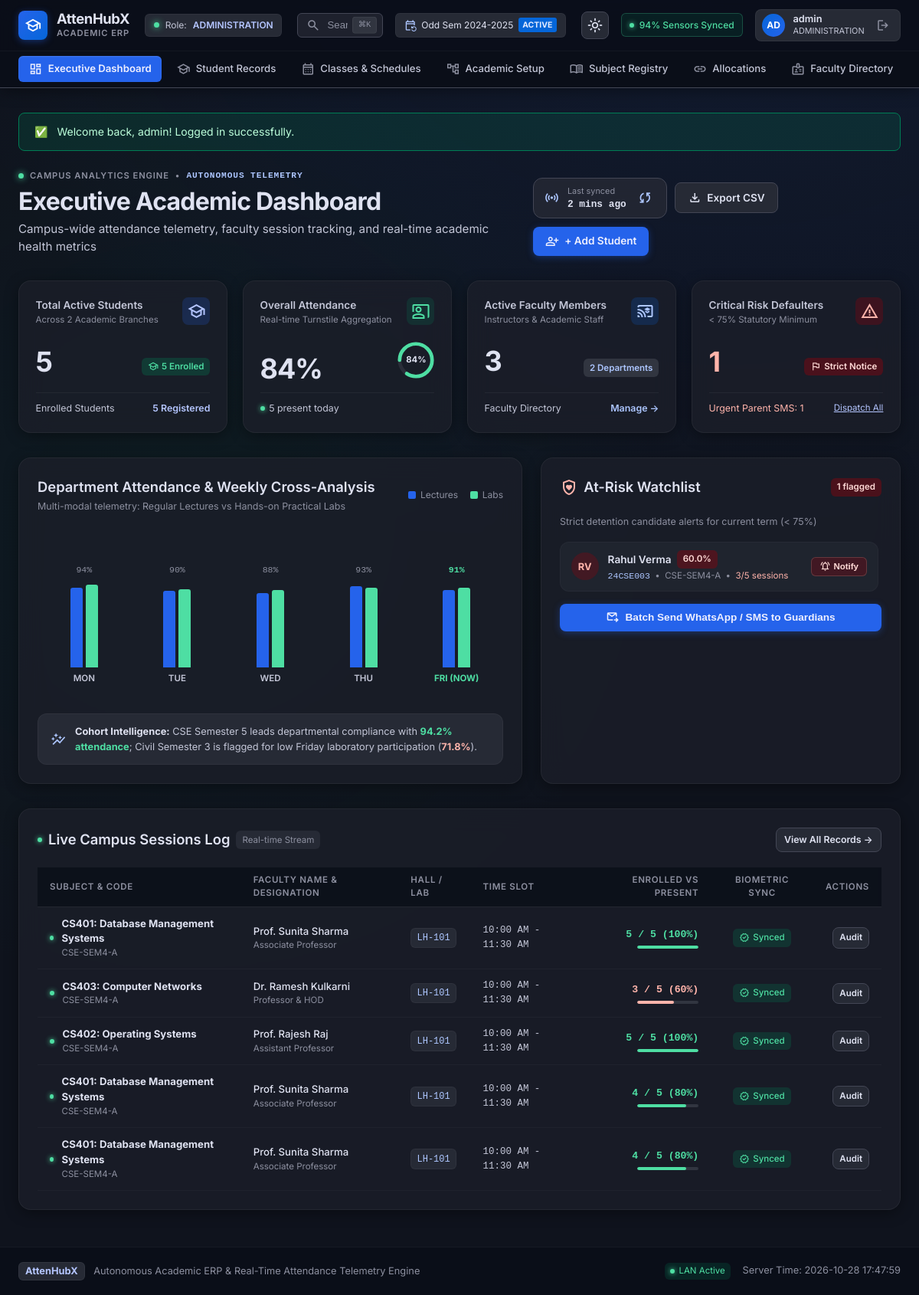
Page /admin/dashboard.php (signed in) on the committed database.
### tables this page shows
CREATE TABLE `students` (
    `id` BIGINT UNSIGNED AUTO_INCREMENT PRIMARY KEY,
    `user_id` BIGINT UNSIGNED UNIQUE NOT NULL,
    `student_id` VARCHAR(30) UNIQUE NOT NULL,
    `first_name` VARCHAR(100) NOT NULL,
    `last_name` VARCHAR(100) NULL,
    `date_of_birth` DATE NULL,
    `admission_number` VARCHAR(50) UNIQUE NULL,
    `joined_at` DATE NULL,
    `status` VARCHAR(30) NOT NULL DEFAULT 'ACTIVE',
    `created_at` DATETIME NOT NULL DEFAULT CURRENT_TIMESTAMP,
    `updated_at` DATETIME NOT NULL DEFAULT CURRENT_TIMESTAMP ON UPDATE CURRENT_TIMESTAMP,
    FOREIGN KEY (`user_id`) REFERENCES `users`(`id`) ON DELETE RESTRICT,
    INDEX `idx_students_status` (`status`)
);

CREATE TABLE `class_sessions` (
    `id` BIGINT UNSIGNED AUTO_INCREMENT PRIMARY KEY,
    `class_id` BIGINT UNSIGNED NOT NULL,
    `class_subject_id` BIGINT UNSIGNED NOT NULL,
    `session_date` DATE NOT NULL,
    `period_number` TINYINT NOT NULL,
    `assigned_teacher_id` BIGINT UNSIGNED NOT NULL,
    `conducted_by_teacher_id` BIGINT UNSIGNED NOT NULL,
    `contact_hours` DECIMAL(5,2) DEFAULT 1.00,
    `status` VARCHAR(30) NOT NULL DEFAULT 'CONDUCTED',
    `source` VARCHAR(30) NOT NULL DEFAULT 'DIRECT_ENTRY',
    `created_at` DATETIME NOT NULL DEFAULT CURRENT_TIMESTAMP,
    `updated_at` DATETIME NOT NULL DEFAULT CURRENT_TIMESTAMP ON UPDATE CURRENT_TIMESTAMP,
    FOREIGN KEY (`class_id`) REFERENCES `classes`(`id`) ON DELETE RESTRICT,
    FOREIGN KEY (`class_subject_id`) REFERENCES `class_subjects`(`id`) ON DELETE RESTRICT,
    FOREIGN KEY (`assigned_teacher_id`) REFERENCES `teachers`(`id`) ON DELETE RESTRICT,
    FOREIGN KEY (`conducted_by_teacher_id`) REFERENCES `teachers`(`id`) ON DELETE RESTRICT,
    INDEX `idx_sessions_class_date` (`class_id`, `session_date`),
    INDEX `idx_sessions_subject_date` (`class_subject_id`, `session_date`),
    INDEX `idx_sessions_teacher_date` (`conducted_by_teacher_id`, `session_date`)
);

CREATE TABLE `classes` (
    `id` BIGINT UNSIGNED AUTO_INCREMENT PRIMARY KEY,
    `admission_batch_id` BIGINT UNSIGNED NOT NULL,
    `semester_id` BIGINT UNSIGNED NOT NULL,
    `section_name` VARCHAR(20) NOT NULL,
    `class_code` VARCHAR(50) UNIQUE NULL,
    `is_active` BOOLEAN DEFAULT TRUE,
    `created_at` DATETIME NOT NULL DEFAULT CURRENT_TIMESTAMP,
    `updated_at` DATETIME NOT NULL DEFAULT CURRENT_TIMESTAMP ON UPDATE CURRENT_TIMESTAMP,
    UNIQUE KEY `uk_batch_sem_sec` (`admission_batch_id`, `semester_id`, `section_name`),
    FOREIGN KEY (`admission_batch_id`) REFERENCES `admission_batches`(`id`) ON DELETE RESTRICT,
    FOREIGN KEY (`semester_id`) REFERENCES `semesters`(`id`) ON DELETE RESTRICT,
    INDEX `idx_classes_batch` (`admission_batch_id`),
    INDEX `idx_classes_sem` (`semester_id`)
);

CREATE TABLE `teachers` (
    `id` BIGINT UNSIGNED AUTO_INCREMENT PRIMARY KEY,
    `user_id` BIGINT UNSIGNED UNIQUE NOT NULL,
    `teacher_id` VARCHAR(30) UNIQUE NOT NULL,
    `first_name` VARCHAR(100) NOT NULL,
    `last_name` VARCHAR(100) NULL,
    `designation` VARCHAR(100) NULL,
    `department_id` BIGINT UNSIGNED DEFAULT NULL,
    `joined_at` DATE NULL,
    `status` VARCHAR(30) NOT NULL DEFAULT 'ACTIVE',
    `created_at` DATETIME NOT NULL DEFAULT CURRENT_TIMESTAMP,
    `updated_at` DATETIME NOT NULL DEFAULT CURRENT_TIMESTAMP ON UPDATE CURRENT_TIMESTAMP,
    FOREIGN KEY (`user_id`) REFERENCES `users`(`id`) ON DELETE RESTRICT,
    FOREIGN KEY (`department_id`) REFERENCES `departments`(`id`) ON DELETE RESTRICT,
    INDEX `idx_teachers_status` (`status`)
);

### admin/dashboard.php (the view, shortened to what the rows shown need)
<?php
require_once __DIR__ . '/../includes/header.php';
$db = get_db();
$risk_stmt = $db->query("
    SELECT
        st.id,
        st.student_id,
        st.admission_number,
        CONCAT(st.first_name, ' ', COALESCE(st.last_name, '')) AS student_name,
        COALESCE(c.class_code, c.section_name, 'Unassigned') AS class_name,
        COUNT(a.id) AS total_sessions,
        SUM(CASE WHEN a.status = 'PRESENT' THEN 1 ELSE 0 END) AS present_sessions,
        ROUND((SUM(CASE WHEN a.status = 'PRESENT' THEN 1 ELSE 0 END) / COUNT(a.id)) * 100, 1) AS attendance_pct
    FROM attendance_records a
    JOIN class_sessions cs ON a.class_session_id = cs.id
    JOIN students st ON a.student_id = st.id
    LEFT JOIN student_enrollments se ON st.id = se.student_id AND se.status = 'ACTIVE'
    LEFT JOIN classes c ON se.class_id = c.id
    WHERE cs.status = 'CONDUCTED'
    GROUP BY st.id, st.student_id, st.admission_number, st.first_name, st.last_name, c.class_code, c.section_name
    HAVING total_sessions > 0 AND attendance_pct < 75.0
    ORDER BY attendance_pct ASC
    LIMIT 6
");
$risk_students = $risk_stmt->fetchAll();
$sessions_stmt = $db->query("
    SELECT
        cs.id, cs.session_date, cs.period_number, cs.status,
        c.class_code, c.section_name, sub.name AS subject_name, sub.code AS subject_code,
        CONCAT(t.first_name, ' ', COALESCE(t.last_name, '')) AS teacher_name,
        t.designation,
        (SELECT COUNT(*) FROM attendance_records WHERE class_session_id = cs.id) AS student_count,
        (SELECT COUNT(*) FROM attendance_records WHERE class_session_id = cs.id AND status = 'PRESENT') AS present_count
    FROM class_sessions cs
    JOIN classes c ON cs.class_id = c.id
    JOIN class_subjects csub ON cs.class_subject_id = csub.id
    JOIN subjects sub ON csub.subject_id = sub.id
    JOIN teachers t ON cs.conducted_by_teacher_id = t.id
    ORDER BY cs.session_date DESC, cs.period_number DESC
    LIMIT 5
");
$recent_sessions = $sessions_stmt->fetchAll();
?>
<div class="stitch-hero">
    <div>
        <h1 class="hero-title">Executive Academic Dashboard</h1>
    </div>
</div>
<div class="split-dashboard-row">
    <div class="panel-card">
        <div class="panel-header">
            <div>
                <h2 class="panel-title">Department Attendance & Weekly Cross-Analysis</h2>
            </div>
        </div>
    </div>
    <div class="panel-card">
        <div class="panel-header">
            <div style="display: flex; align-items: center; gap: 0.45rem;">
                <h2 class="panel-title">At-Risk Watchlist</h2>
            </div>
        </div>
        <div class="watchlist-scroll">
            <?php if (empty($risk_students)): ?>
                <div style="padding: 2.5rem 1rem; text-align: center; color: var(--outline);">
                    <span class="material-symbols-outlined" style="font-size: 38px; color: var(--tertiary); display: block; margin-bottom: 0.5rem;">verified</span>
                    <strong style="color: var(--on-surface);">No Defaulters Flagged</strong>
                    <p style="font-size: 0.78rem; margin-top: 0.25rem;">All students meet or exceed the mandatory attendance threshold.</p>
                </div>
            <?php else: ?>
                <?php foreach ($risk_students as $st): ?>
                    <?php
                        $initials = '';
                        $parts = explode(' ', $st['student_name']);
                        foreach ($parts as $p) {
                            if (!empty($p)) $initials .= strtoupper($p[0]);
                        }
                        $initials = substr($initials, 0, 2);
                    ?>
                    <div class="watchlist-item">
                        <div class="student-meta-group">
                            <div class="student-initials-badge"><?= $initials ?></div>
                            <div class="student-details">
                                <div class="student-name-row">
                                    <span class="student-name"><?= e($st['student_name']) ?></span>
                                    <span class="bento-badge badge-red"><?= $st['attendance_pct'] ?>%</span>
                                </div>
                                <div class="student-subinfo">
                                    <span style="font-family: monospace; color: var(--secondary);"><?= e($st['student_id']) ?></span>
                                    <span>•</span>
                                    <span><?= e($st['class_name']) ?></span>
                                    <span>•</span>
                                    <span style="color: var(--error);"><?= $st['present_sessions'] ?>/<?= $st['total_sessions'] ?> sessions</span>
                                </div>
                            </div>
                        </div>
                        <button class="btn-notify-pill" onclick="alert('Notification sent to guardian of <?= addslashes($st['student_name']) ?>')">
                            <span class="material-symbols-outlined" style="font-size: 14px;">notifications_active</span> Notify
                        </button>
                    </div>
                <?php endforeach; ?>
            <?php endif; ?>
        </div>
    </div>
</div>
<div class="table-panel">
    <div class="panel-header">
        <div style="display: flex; align-items: center; gap: 0.5rem;">
            <h2 class="panel-title">Live Campus Sessions Log</h2>
        </div>
    </div>
    <div class="table-responsive">
        <table class="stitch-table">
            <thead>
                <tr>
                    <th>Subject & Code</th>
                    <th>Faculty Name & Designation</th>
                    <th>Hall / Lab</th>
                    <th>Time Slot</th>
                    <th style="text-align: right;">Enrolled vs Present</th>
                    <th style="text-align: center;">Biometric Sync</th>
                    <th style="text-align: right;">Actions</th>
                </tr>
            </thead>
            <tbody>
                <?php if (empty($recent_sessions)): ?>
                    <tr>
                        <td colspan="7" style="text-align: center; color: var(--outline); padding: 2.5rem 1rem;">
                            <span class="material-symbols-outlined" style="font-size: 32px; color: var(--outline); display: block; margin-bottom: 0.35rem;">calendar_today</span>
                            No class sessions recorded yet today.
                        </td>
                    </tr>
                <?php else: ?>
                    <?php foreach ($recent_sessions as $sess): ?>
                    <?php
                        $sess_total = $sess['student_count'] ?? 0;
                        $sess_pres = $sess['present_count'] ?? 0;
                        $s_pct = $sess_total > 0 ? round(($sess_pres / $sess_total) * 100, 1) : 0;
                        $is_synced = !isset($sess['synced']) || $sess['synced'];
                    ?>
                    <tr>
                        <td>
                            <div style="display: flex; align-items: center; gap: 0.65rem;">
                                <span class="dot-green"></span>
                                <div style="display: flex; flex-direction: column;">
                                    <strong style="color: var(--on-surface);"><?= e($sess['subject_code']) ?>: <?= e($sess['subject_name']) ?></strong>
                                    <span style="font-size: 0.72rem; color: var(--outline);"><?= e($sess['class_code'] ?? 'Class') ?></span>
                                </div>
                            </div>
                        </td>
                        <td>
                            <div style="display: flex; flex-direction: column;">
                                <span style="font-weight: 500;"><?= e($sess['teacher_name']) ?></span>
                                <span style="font-size: 0.72rem; color: var(--outline);"><?= e($sess['designation'] ?? 'Faculty') ?></span>
                            </div>
                        </td>
                        <td>
                            <span class="venue-badge"><?= e($sess['hall'] ?? 'LH-101') ?></span>
                        </td>
                        <td style="font-family: monospace; color: var(--on-surface-variant); font-size: 0.78rem;">
                            <?= e($sess['time_slot'] ?? '10:00 AM - 11:30 AM') ?>
                        </td>
                        <td style="text-align: right;">
                            <div style="display: flex; flex-direction: column; align-items: flex-end;">
                                <strong style="color: <?= $s_pct >= 75 ? 'var(--tertiary)' : 'var(--error)' ?>; font-family: monospace;">
                                    <?= $sess_pres ?> / <?= $sess_total ?> (<?= $s_pct ?>%)
                                </strong>
                                <div style="width: 80px; height: 4px; background: var(--surface-container-highest); border-radius: 2px; margin-top: 4px; overflow: hidden;">
                                    <div style="width: <?= $s_pct ?>%; height: 100%; background: <?= $s_pct >= 75 ? 'var(--tertiary)' : 'var(--error)' ?>; border-radius: 2px;"></div>
                                </div>
                            </div>
                        </td>
                        <td style="text-align: center;">
                            <?php if ($is_synced): ?>
                                <span class="sync-status-tag sync-synced">
                                    <span class="material-symbols-outlined" style="font-size: 13px;">verified</span> Synced
                                </span>
                            <?php else: ?>
                                <span class="sync-status-tag sync-pending">
                                    <span class="material-symbols-outlined" style="font-size: 13px;">pending</span> Pending
                                </span>
                            <?php endif; ?>
                        </td>
                        <td style="text-align: right;">
                            <a href="<?= base_url('admin/attendance_records.php') ?>" class="btn btn-secondary btn-sm" style="padding: 0.25rem 0.5rem; font-size: 0.72rem;">
                                Audit
                            </a>
                        </td>
                    </tr>
                <?php endforeach; ?>
                <?php endif; ?>
            </tbody>
        </table>
    </div>
</div>
<?php require_once __DIR__ . '/../includes/footer.php'; ?>

### rows in the picture
students: initials "RV", student_name "Rahul Verma", attendance_pct "60.0", student "24CSE003", class_name "CSE-SEM4-A", present_sessions "3", total_sessions "5"
class_sessions: subject_code "CS401", subject_name "Database Management Systems", class.class_code "CSE-SEM4-A", teacher_name "Prof. Sunita Sharma", assigned_teacher.designation "Associate Professor", hall "LH-101", time_slot "10:00 AM - 11:30 AM", sess_pres "5", sess_total "5", s_pct "100"
class_sessions: subject_code "CS403", subject_name "Computer Networks", class.class_code "CSE-SEM4-A", teacher_name "Dr. Ramesh Kulkarni", assigned_teacher.designation "Professor & HOD", hall "LH-101", time_slot "10:00 AM - 11:30 AM", sess_pres "3", sess_total "5", s_pct "60"
class_sessions: subject_code "CS402", subject_name "Operating Systems", class.class_code "CSE-SEM4-A", teacher_name "Prof. Rajesh Raj", assigned_teacher.designation "Assistant Professor", hall "LH-101", time_slot "10:00 AM - 11:30 AM", sess_pres "5", sess_total "5", s_pct "100"
class_sessions: subject_code "CS401", subject_name "Database Management Systems", class.class_code "CSE-SEM4-A", teacher_name "Prof. Sunita Sharma", assigned_teacher.designation "Associate Professor", hall "LH-101", time_slot "10:00 AM - 11:30 AM", sess_pres "4", sess_total "5", s_pct "80"
class_sessions: subject_code "CS401", subject_name "Database Management Systems", class.class_code "CSE-SEM4-A", teacher_name "Prof. Sunita Sharma", assigned_teacher.designation "Associate Professor", hall "LH-101", time_slot "10:00 AM - 11:30 AM", sess_pres "4", sess_total "5", s_pct "80"

### other values in the picture
$user['role'] "ADMINISTRATION"
substr($user['username'] ?? 'U', 0, 2) "AD"
$user['display_name'] "admin"
$flash['message'] "Welcome back, admin! Logged in successfully."
$counts['active_departments'] "2"
$counts['active_students'] "5"
$overall_pct "84"
$present_today "5"
$counts['active_teachers'] "3"
count($risk_students) "1"
